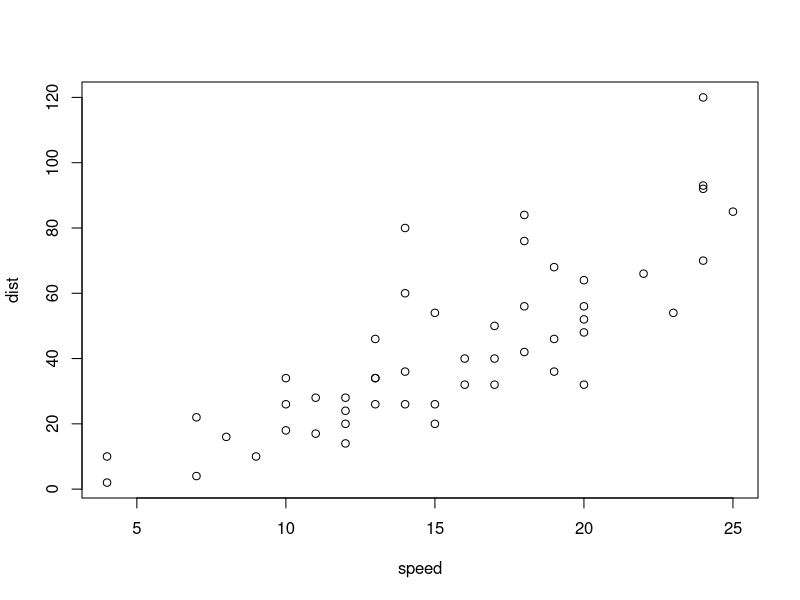
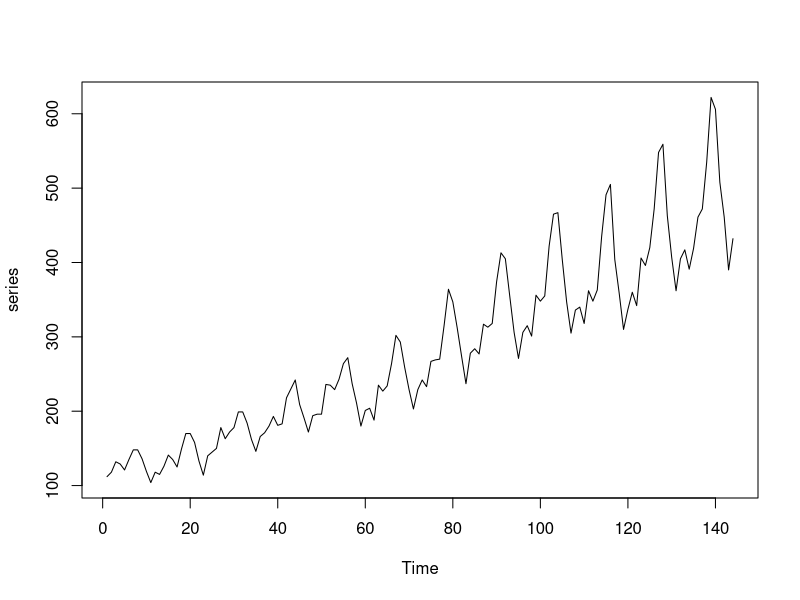
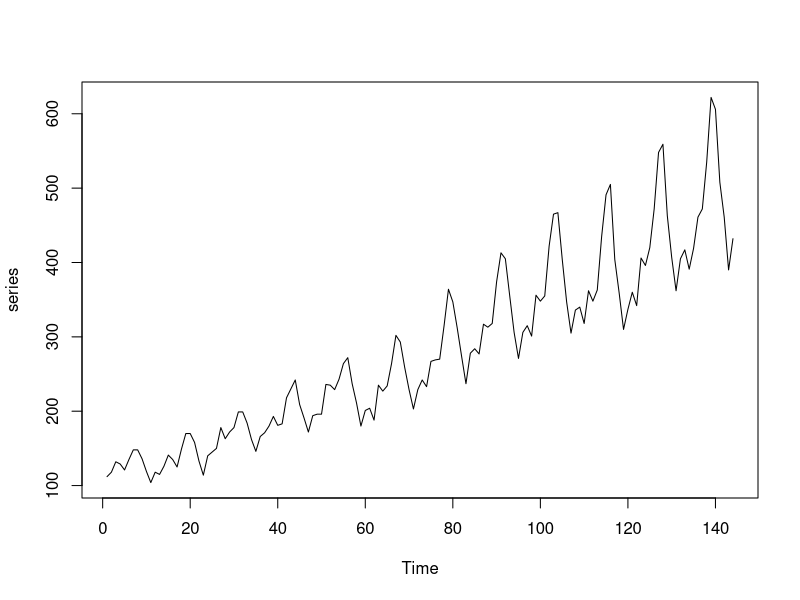

Source code (R) for these figures, in order:
## ---- chunk 1
knitr::opts_chunk$set(echo = TRUE)
knitr::opts_chunk$set(engine.path = list(python = 'C:/Users/AT003502/Anaconda3/python.exe'))
#tells R where to look at for the Python console

## ---- chunk 2
summary(cars)
plot(cars)

## ---- chunk 3
summary(AirPassengers)
str(AirPassengers)
series<-ts(AirPassengers)
plot(series)
## ---- chunk 4
summary(AirPassengers)
print(AirPassengers)
series<-ts(AirPassengers)
plot(series)
